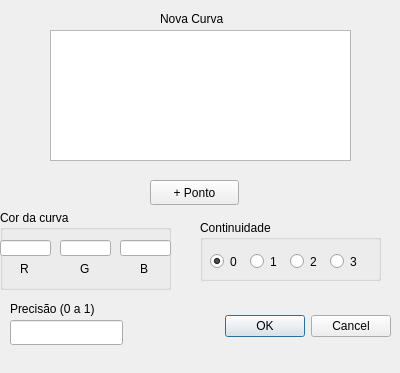
<?xml version="1.0" encoding="UTF-8"?>
<ui version="4.0">
 <class>Dialog</class>
 <widget class="QDialog" name="Dialog">
  <property name="geometry">
   <rect>
    <x>0</x>
    <y>0</y>
    <width>400</width>
    <height>373</height>
   </rect>
  </property>
  <property name="windowTitle">
   <string>Dialog</string>
  </property>
  <widget class="QDialogButtonBox" name="buttonBox">
   <property name="geometry">
    <rect>
     <x>220</x>
     <y>310</y>
     <width>171</width>
     <height>32</height>
    </rect>
   </property>
   <property name="orientation">
    <enum>Qt::Horizontal</enum>
   </property>
   <property name="standardButtons">
    <set>QDialogButtonBox::Cancel|QDialogButtonBox::Ok</set>
   </property>
  </widget>
  <widget class="QLabel" name="label">
   <property name="geometry">
    <rect>
     <x>160</x>
     <y>10</y>
     <width>131</width>
     <height>17</height>
    </rect>
   </property>
   <property name="text">
    <string>Nova Curva</string>
   </property>
  </widget>
  <widget class="QListWidget" name="listaPontos">
   <property name="geometry">
    <rect>
     <x>50</x>
     <y>30</y>
     <width>301</width>
     <height>131</height>
    </rect>
   </property>
  </widget>
  <widget class="QGroupBox" name="groupBox">
   <property name="geometry">
    <rect>
     <x>0</x>
     <y>210</y>
     <width>171</width>
     <height>80</height>
    </rect>
   </property>
   <property name="title">
    <string>Cor da curva</string>
   </property>
   <widget class="QLineEdit" name="rValue">
    <property name="geometry">
     <rect>
      <x>0</x>
      <y>30</y>
      <width>51</width>
      <height>16</height>
     </rect>
    </property>
   </widget>
   <widget class="QLineEdit" name="gValue">
    <property name="geometry">
     <rect>
      <x>60</x>
      <y>30</y>
      <width>51</width>
      <height>16</height>
     </rect>
    </property>
   </widget>
   <widget class="QLineEdit" name="bValue">
    <property name="geometry">
     <rect>
      <x>120</x>
      <y>30</y>
      <width>51</width>
      <height>16</height>
     </rect>
    </property>
   </widget>
   <widget class="QLabel" name="label_9">
    <property name="geometry">
     <rect>
      <x>20</x>
      <y>50</y>
      <width>16</width>
      <height>17</height>
     </rect>
    </property>
    <property name="text">
     <string>R</string>
    </property>
   </widget>
   <widget class="QLabel" name="label_8">
    <property name="geometry">
     <rect>
      <x>80</x>
      <y>50</y>
      <width>16</width>
      <height>17</height>
     </rect>
    </property>
    <property name="text">
     <string>G</string>
    </property>
   </widget>
   <widget class="QLabel" name="label_10">
    <property name="geometry">
     <rect>
      <x>140</x>
      <y>50</y>
      <width>16</width>
      <height>17</height>
     </rect>
    </property>
    <property name="text">
     <string>B</string>
    </property>
   </widget>
  </widget>
  <widget class="QGroupBox" name="groupBox_2">
   <property name="geometry">
    <rect>
     <x>200</x>
     <y>220</y>
     <width>181</width>
     <height>61</height>
    </rect>
   </property>
   <property name="title">
    <string>Continuidade</string>
   </property>
   <widget class="QRadioButton" name="c0">
    <property name="geometry">
     <rect>
      <x>10</x>
      <y>30</y>
      <width>31</width>
      <height>23</height>
     </rect>
    </property>
    <property name="text">
     <string>0</string>
    </property>
    <property name="checked">
     <bool>true</bool>
    </property>
   </widget>
   <widget class="QRadioButton" name="c1">
    <property name="geometry">
     <rect>
      <x>50</x>
      <y>30</y>
      <width>31</width>
      <height>23</height>
     </rect>
    </property>
    <property name="text">
     <string>1</string>
    </property>
   </widget>
   <widget class="QRadioButton" name="c2">
    <property name="geometry">
     <rect>
      <x>90</x>
      <y>30</y>
      <width>31</width>
      <height>23</height>
     </rect>
    </property>
    <property name="text">
     <string>2</string>
    </property>
   </widget>
   <widget class="QRadioButton" name="c3">
    <property name="geometry">
     <rect>
      <x>130</x>
      <y>30</y>
      <width>31</width>
      <height>23</height>
     </rect>
    </property>
    <property name="text">
     <string>3</string>
    </property>
   </widget>
  </widget>
  <widget class="QLineEdit" name="precisao">
   <property name="geometry">
    <rect>
     <x>10</x>
     <y>320</y>
     <width>113</width>
     <height>25</height>
    </rect>
   </property>
  </widget>
  <widget class="QLabel" name="label_2">
   <property name="geometry">
    <rect>
     <x>10</x>
     <y>300</y>
     <width>111</width>
     <height>17</height>
    </rect>
   </property>
   <property name="text">
    <string>Precisão (0 a 1)</string>
   </property>
  </widget>
  <widget class="QPushButton" name="novoPonto">
   <property name="geometry">
    <rect>
     <x>150</x>
     <y>180</y>
     <width>89</width>
     <height>25</height>
    </rect>
   </property>
   <property name="text">
    <string>+ Ponto</string>
   </property>
  </widget>
 </widget>
 <resources/>
 <connections>
  <connection>
   <sender>buttonBox</sender>
   <signal>accepted()</signal>
   <receiver>Dialog</receiver>
   <slot>accept()</slot>
   <hints>
    <hint type="sourcelabel">
     <x>248</x>
     <y>254</y>
    </hint>
    <hint type="destinationlabel">
     <x>157</x>
     <y>274</y>
    </hint>
   </hints>
  </connection>
  <connection>
   <sender>buttonBox</sender>
   <signal>rejected()</signal>
   <receiver>Dialog</receiver>
   <slot>reject()</slot>
   <hints>
    <hint type="sourcelabel">
     <x>316</x>
     <y>260</y>
    </hint>
    <hint type="destinationlabel">
     <x>286</x>
     <y>274</y>
    </hint>
   </hints>
  </connection>
 </connections>
</ui>
